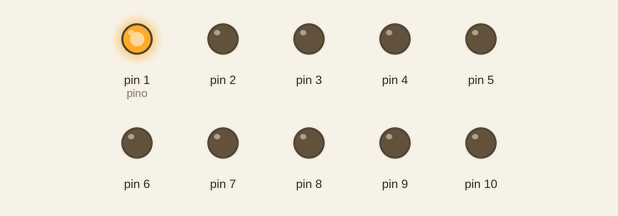
Simulated run of this sketch. Board: Arduino Uno, built with avr-gcc and run on an emulated ATmega328P. Shown: output pins drawn as LEDs (lit = HIGH).

Above: at 0.1 s.
At 1.1 s:
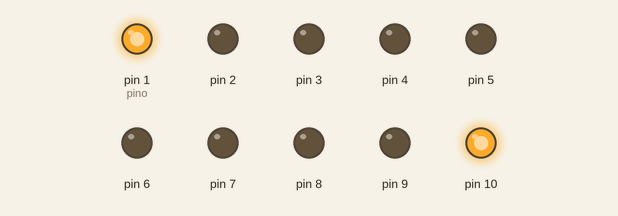
Timing chart, 0 to 2.6 s (numbered marks = the images above):
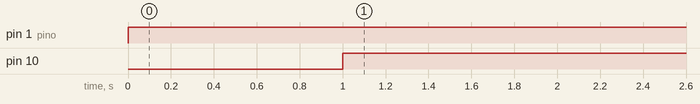

Measured:
- by itself, pin 1 (pino): LOW → HIGH at 0.00 s
- by itself, pin 10: LOW → HIGH at 1.0 s

The sketch:

Utilizando_Variaveis_2.ino
```cpp
// Este programa acende um LED a cada 1 segundo.
// A cada segundo, um LED a mais será acesso, até o momento em que todos os 10 LEDs estão ligados.

// Declaração da variável "pino".

int pino = 1;

void setup() {
  pinMode(1, OUTPUT);
  pinMode(2, OUTPUT);
  pinMode(3, OUTPUT);
  pinMode(4, OUTPUT);
  pinMode(5, OUTPUT);
  pinMode(6, OUTPUT);
  pinMode(7, OUTPUT);
  pinMode(8, OUTPUT);
  pinMode(9, OUTPUT);
  pinMode(10, OUTPUT);
}

void loop() {
  digitalWrite(pino, HIGH);
  delay(1000);

  while(pino != 10){
    pino = pino + 1;
  }
}
```
